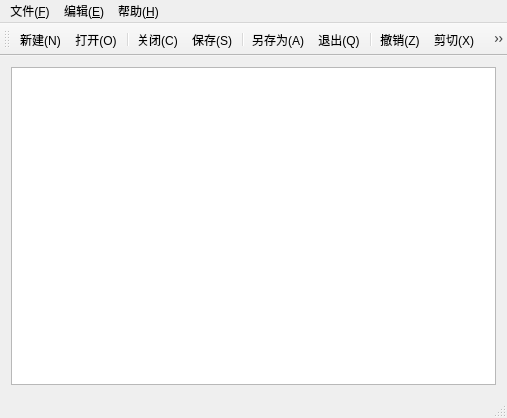
<?xml version="1.0" encoding="UTF-8"?>
<ui version="4.0">
 <class>MainWindow</class>
 <widget class="QMainWindow" name="MainWindow">
  <property name="geometry">
   <rect>
    <x>0</x>
    <y>0</y>
    <width>507</width>
    <height>418</height>
   </rect>
  </property>
  <property name="windowTitle">
   <string>MainWindow</string>
  </property>
  <widget class="QWidget" name="centralWidget">
   <layout class="QGridLayout" name="gridLayout">
    <item row="0" column="0">
     <widget class="QTextEdit" name="textEdit"/>
    </item>
   </layout>
  </widget>
  <widget class="QMenuBar" name="menuBar">
   <property name="geometry">
    <rect>
     <x>0</x>
     <y>0</y>
     <width>507</width>
     <height>28</height>
    </rect>
   </property>
   <widget class="QMenu" name="menu_F">
    <property name="title">
     <string>文件(&amp;F)</string>
    </property>
    <addaction name="action"/>
    <addaction name="action_2"/>
    <addaction name="action_3"/>
    <addaction name="separator"/>
    <addaction name="action_5"/>
    <addaction name="action_4"/>
    <addaction name="separator"/>
    <addaction name="action_7"/>
   </widget>
   <widget class="QMenu" name="menu">
    <property name="title">
     <string>编辑(&amp;E)</string>
    </property>
    <addaction name="action_Z"/>
    <addaction name="action_X"/>
    <addaction name="separator"/>
    <addaction name="action_C"/>
    <addaction name="action_V"/>
    <addaction name="action_F"/>
   </widget>
   <widget class="QMenu" name="menu_H">
    <property name="title">
     <string>帮助(&amp;H)</string>
    </property>
    <addaction name="action_9"/>
   </widget>
   <addaction name="menu_F"/>
   <addaction name="menu"/>
   <addaction name="menu_H"/>
  </widget>
  <widget class="QToolBar" name="mainToolBar">
   <attribute name="toolBarArea">
    <enum>TopToolBarArea</enum>
   </attribute>
   <attribute name="toolBarBreak">
    <bool>false</bool>
   </attribute>
   <addaction name="action"/>
   <addaction name="action_2"/>
   <addaction name="separator"/>
   <addaction name="action_3"/>
   <addaction name="action_5"/>
   <addaction name="separator"/>
   <addaction name="action_4"/>
   <addaction name="action_7"/>
   <addaction name="separator"/>
   <addaction name="action_Z"/>
   <addaction name="action_X"/>
   <addaction name="separator"/>
   <addaction name="action_C"/>
   <addaction name="action_V"/>
   <addaction name="separator"/>
   <addaction name="action_F"/>
  </widget>
  <widget class="QStatusBar" name="statusBar"/>
  <action name="action">
   <property name="icon">
    <iconset resource="menu.qrc">
     <normaloff>:/images/folder-add.png</normaloff>:/images/folder-add.png</iconset>
   </property>
   <property name="text">
    <string>新建(&amp;N)</string>
   </property>
  </action>
  <action name="action_2">
   <property name="icon">
    <iconset resource="menu.qrc">
     <normaloff>:/images/Folder open.png</normaloff>:/images/Folder open.png</iconset>
   </property>
   <property name="text">
    <string>打开(&amp;O)</string>
   </property>
  </action>
  <action name="action_3">
   <property name="icon">
    <iconset resource="menu.qrc">
     <normaloff>:/images/Folder close.png</normaloff>:/images/Folder close.png</iconset>
   </property>
   <property name="text">
    <string>关闭(&amp;C)</string>
   </property>
  </action>
  <action name="action_5">
   <property name="icon">
    <iconset resource="menu.qrc">
     <normaloff>:/images/File save.png</normaloff>:/images/File save.png</iconset>
   </property>
   <property name="text">
    <string>保存(&amp;S)</string>
   </property>
  </action>
  <action name="action_4">
   <property name="icon">
    <iconset resource="menu.qrc">
     <normaloff>:/images/File Save As.png</normaloff>:/images/File Save As.png</iconset>
   </property>
   <property name="text">
    <string>另存为(&amp;A)</string>
   </property>
  </action>
  <action name="action_7">
   <property name="icon">
    <iconset resource="menu.qrc">
     <normaloff>:/images/Close File.png</normaloff>:/images/Close File.png</iconset>
   </property>
   <property name="text">
    <string>退出(&amp;Q)</string>
   </property>
  </action>
  <action name="action_Z">
   <property name="icon">
    <iconset resource="menu.qrc">
     <normaloff>:/images/undo.png</normaloff>:/images/undo.png</iconset>
   </property>
   <property name="text">
    <string>撤销(&amp;Z)</string>
   </property>
  </action>
  <action name="action_X">
   <property name="icon">
    <iconset resource="menu.qrc">
     <normaloff>:/images/edit_cut.png</normaloff>:/images/edit_cut.png</iconset>
   </property>
   <property name="text">
    <string>剪切(&amp;X)</string>
   </property>
  </action>
  <action name="action_C">
   <property name="icon">
    <iconset resource="menu.qrc">
     <normaloff>:/images/copy.png</normaloff>:/images/copy.png</iconset>
   </property>
   <property name="text">
    <string>复制(&amp;C)</string>
   </property>
  </action>
  <action name="action_V">
   <property name="icon">
    <iconset resource="menu.qrc">
     <normaloff>:/images/edit_paste.png</normaloff>:/images/edit_paste.png</iconset>
   </property>
   <property name="text">
    <string>粘贴(&amp;V)</string>
   </property>
  </action>
  <action name="action_F">
   <property name="icon">
    <iconset resource="menu.qrc">
     <normaloff>:/images/search.png</normaloff>:/images/search.png</iconset>
   </property>
   <property name="text">
    <string>查找(&amp;F)</string>
   </property>
  </action>
  <action name="action_9">
   <property name="text">
    <string>版本说明</string>
   </property>
  </action>
 </widget>
 <layoutdefault spacing="6" margin="11"/>
 <resources>
  <include location="menu.qrc"/>
 </resources>
 <connections/>
</ui>
